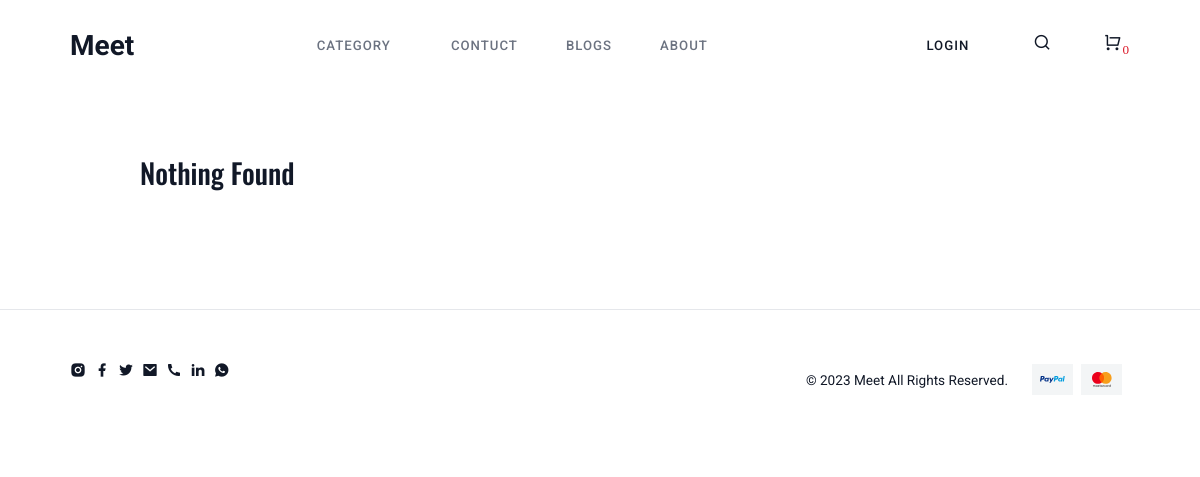
/category/Dining, run on an earlier commit of the app's database.
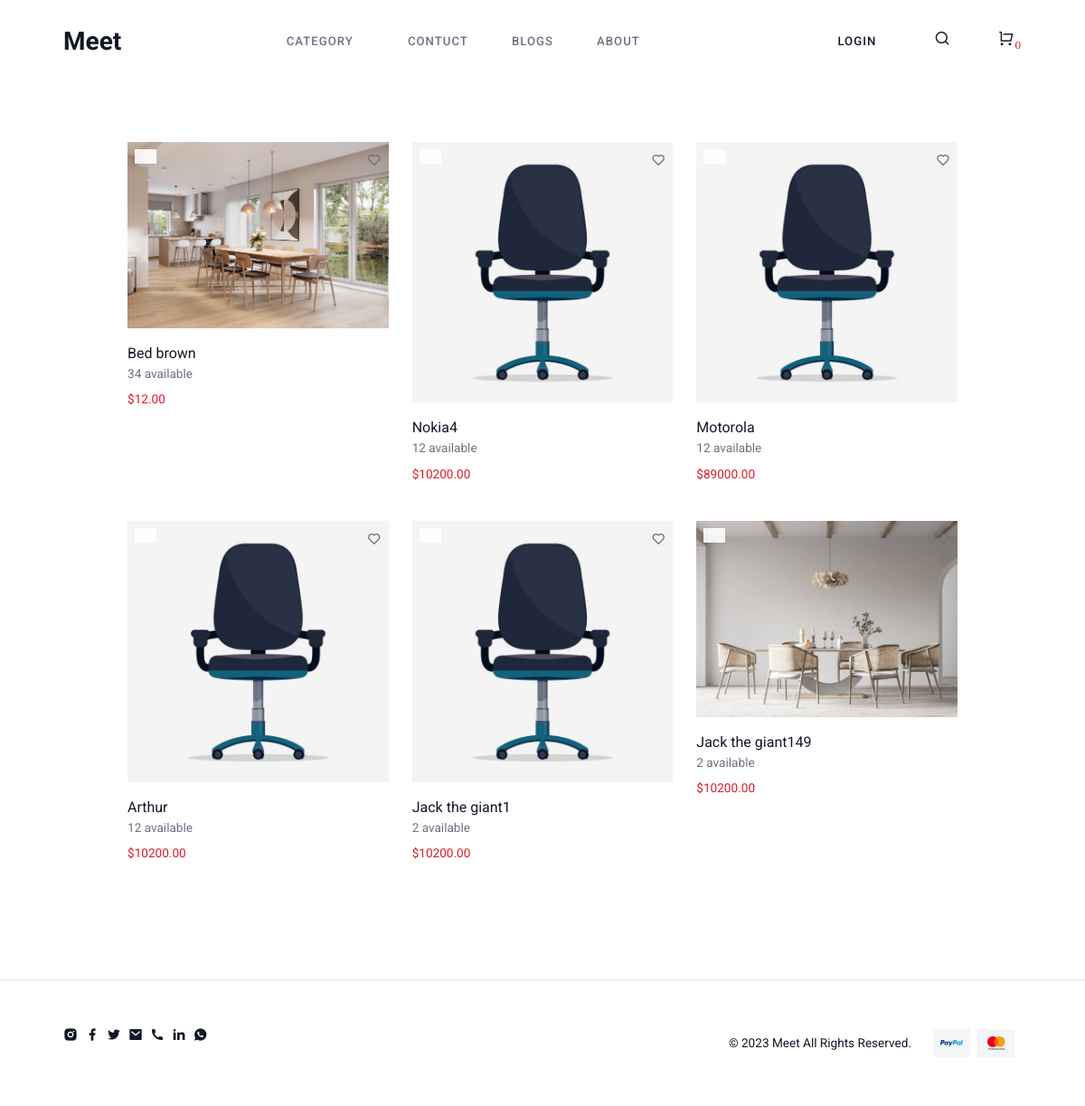
And on a later commit of the database.
### administrator/models.py (models this page shows, shortened)
class Item(models.Model):
    title = models.CharField(max_length=100, unique=True)
    description = models.ManyToManyField(Description, blank=True)
    img=models.ForeignKey(ItemImg, on_delete=models.CASCADE)
    price=models.DecimalField(max_digits=10, decimal_places=2)
    price2=models.DecimalField(max_digits=10, decimal_places=2, blank=True)
    category=models.ManyToManyField(Category, blank=True)
    trending=models.CharField(max_length=5, choices=TRUE_FALSE, null=True)
    available=models.IntegerField()
    offer=models.CharField(max_length=5, choices=TRUE_FALSE, default='False')
    outofstalk=models.CharField(max_length=5, choices=TRUE_FALSE,default="False")
    size=models.ManyToManyField(Sizes, blank=True)

class ItemImg(models.Model):
    title=models.CharField(max_length=100)
    img=models.ImageField(upload_to='uploads/prouct')
    img1=models.ImageField(upload_to='uploads/prouct', null=True, blank=True)
    img2=models.ImageField(upload_to='uploads/prouct', null=True, blank=True)
    img3=models.ImageField(upload_to='uploads/prouct', null=True, blank=True)

### clients/views.py (the view)
# urls.py: path('category/<str:category>', views.category_listing, name="Category Listing"),
def category_listing(request, category):
    category_1=Category.objects.get(title=category)
    item=Item.objects.filter(category=category_1, outofstalk='False')[:12]
    context={
        'item':item
    }
    return render(request, 'clients/category_listing.html', context)

### administrator/models.py (called while the page is built)
    def __str__(self):
        return self.title

### templates/clients/category_listing.html
{% extends 'clients/base.html' %}
{%load static%}
{% load filters %}
{%block body%}
<section class="mt-0">
    <div class="container-fluid" data-aos="fade-in">
    {%include './products.html' %}
    </div>
</section>
{%endblock%}

### templates/clients/products.html (shortened to what this page needs)
{%load static %}
<div class="container pt-7 mb-5 mb-lg-10">
    <div class="row g-4">
        {% for items in item %}
        <div class="col-12 col-sm-6 col-lg-4">
            <div class="card border border-transparent position-relative overflow-hidden h-100 transparent">
                <div class="card-img position-relative">
                    <div class="card-badges">
                        <span class="badge badge-card">
                    </div>
                    <span class="position-absolute top-0 end-0 p-2 z-index-20 text-muted"><i
                            class="ri-heart-line"></i></span>
                    <picture class="position-relative overflow-hidden d-block bg-light">
                        <img class="w-100 img-fluid position-relative z-index-10" title=""
                            src="/media/{{items.img.img}}" alt="">
                    </picture>
                    <div class="position-absolute start-0 bottom-0 end-0 z-index-20 p-2">
                    </div>
                </div>
                <div class="card-body px-0">
                    <a class="text-decoration-none link-cover"
                        href="/category/{{items.category.first}}/{{items.id}}">{{items.title}}</a>
                    <small class="text-muted d-block">{{items.available}} available</small>
                    <p class="mt-2 mb-0 small">  <span
                            class="text-danger">${{items.price}}</span>
                    </p>
                </div>
            </div>
        </div>
        {%empty%}
        <h3>Nothing Found</h3>
        {% endfor %}
    </div>
</div>

What changed in the data, as far as the page shows it:
now on this page (row unchanged): Item: img.img (picture), title "Bed brown", available "34", price "12.00"
added Item: img.img (picture), title "Nokia4", available "12", price "10200.00"
added Item: img.img (picture), title "Motorola", available "12", price "89000.00"
added Item: img.img (picture), title "Arthur", available "12", price "10200.00"
added Item: img.img (picture), title "Jack the giant1", available "2", price "10200.00"
added Item: img.img (picture), title "Jack the giant149", available "2", price "10200.00"
Also different on the page:
text no longer shown: "Nothing Found"
